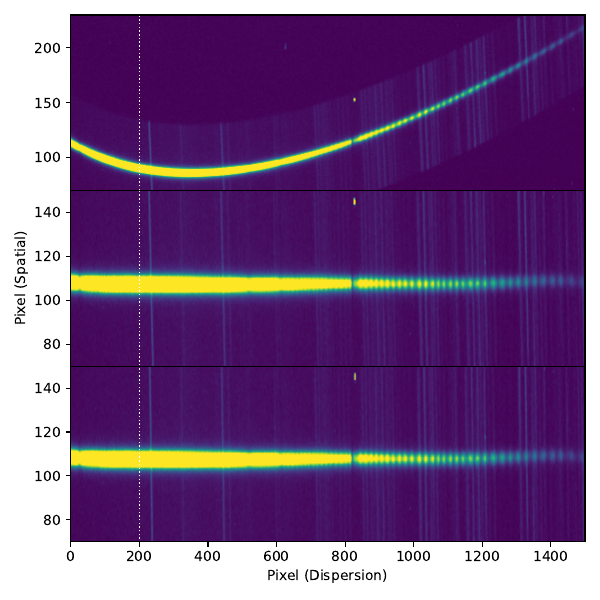

This figure's Python source:
from astropy.io import fits
from aspired import spectral_reduction
from matplotlib import pyplot as plt
from scipy import ndimage
import numpy as np

fits_file = fits.open('ogg2m001-en06-20160111-0005-e00.fits.fz')[1]
data = fits_file.data
header = fits_file.header

red_spatial_mask = np.arange(0, 330)
red_spec_mask = np.arange(0, 1500)

upsample_factor = 10

red = spectral_reduction.TwoDSpec(data,
                                  header=header,
                                  spatial_mask=red_spatial_mask,
                                  spec_mask=red_spec_mask,
                                  cosmicray=True,
                                  sigclip=3.,
                                  readnoise=3.5,
                                  gain=2.3,
                                  log_level='CRITICAL',
                                  log_file_name=None)

red.ap_trace(nspec=1,
             ap_faint=10,
             trace_width=25,
             shift_tol=50,
             fit_deg=7,
             display=False)

red.compute_rectification(upsample_factor=upsample_factor)

img_tmp = ndimage.zoom(red.img, zoom=upsample_factor)

y_tmp = ndimage.zoom(np.array(red.spectrum_list[0].trace),
                     zoom=upsample_factor)

for i in range(1, red.spec_size * upsample_factor):
    shift_i = int(
        np.round((y_tmp[i] - y_tmp[len(y_tmp) // 2]) * upsample_factor))
    img_column_i = img_tmp[:, i]
    img_tmp[:, i] = np.roll(img_column_i, -shift_i)

img_tmp = ndimage.zoom(img_tmp, zoom=1. / upsample_factor)

fig = plt.figure(1, figsize=(6, 6))
fig.clf()

ax1 = fig.add_subplot(3, 1, 1)
ax2 = fig.add_subplot(3, 1, 2)
ax3 = fig.add_subplot(3, 1, 3)

ax1.imshow(np.log10(red.img),
           vmin=np.nanpercentile(np.log10(red.img), 10),
           vmax=np.nanpercentile(np.log10(red.img), 99),
           origin='lower',
           aspect='auto')
ax2.imshow(np.log10(img_tmp),
           vmin=np.nanpercentile(np.log10(red.img), 10),
           vmax=np.nanpercentile(np.log10(red.img), 99),
           origin='lower',
           aspect='auto')
ax3.imshow(np.log10(red.img_rectified),
           vmin=np.nanpercentile(np.log10(red.img), 10),
           vmax=np.nanpercentile(np.log10(red.img), 99),
           origin='lower',
           aspect='auto')

ax1.vlines(200, 0, 250, lw=1, ls=":", color='white')
ax2.vlines(200, 0, 250, lw=1, ls=":", color='white')
ax3.vlines(200, 0, 250, lw=1, ls=":", color='white')

ax1.set_ylim(70, 230)
ax2.set_ylim(70, 150)
ax3.set_ylim(70, 150)

ax1.set_xticks([])
ax2.set_xticks([])

ax2.set_ylabel('Pixel (Spatial)')
ax3.set_xlabel('Pixel (Dispersion)')

plt.tight_layout()
plt.subplots_adjust(hspace=0)

fig.savefig('fig_02_rectification.jpg')
